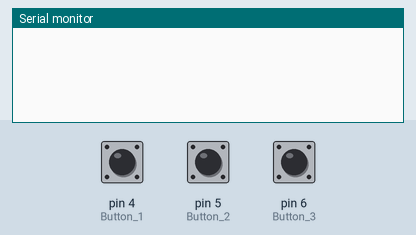
Simulated run of this sketch. Board: Arduino Uno, built with avr-gcc and run on an emulated ATmega328P. Shown: the last lines printed to the serial monitor. The test bench sets the inputs (shaded band); at power-on: pin 4 (Button_1) LOW, pin 5 (Button_2) LOW, pin 6 (Button_3) LOW.

Above: at 1.2 s.
1.3 s: pin 4 (Button_1) pulled HIGH for 0.15 s
At 1.8 s:
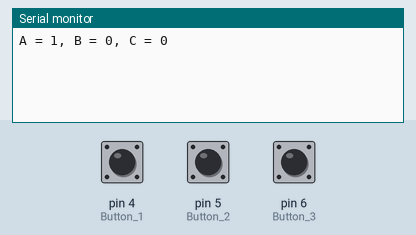
2.9 s: pin 5 (Button_2) pulled HIGH for 0.15 s
At 4.1 s:
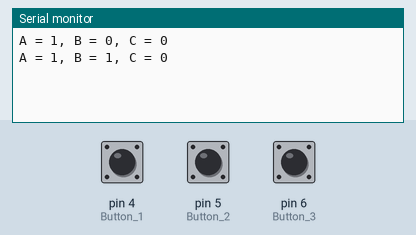
4.5 s: pin 6 (Button_3) pulled HIGH for 0.15 s
At 5.4 s:
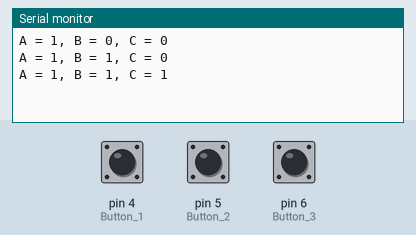
6.1 s: pin 4 (Button_1) pulled HIGH for 1 s
At 7.3 s:
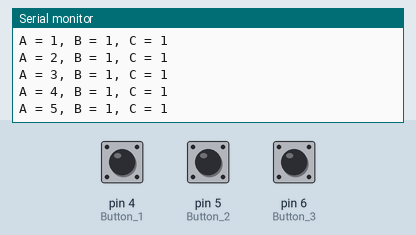
8.6 s: pin 5 (Button_2) pulled HIGH for 1 s
At 10.4 s:
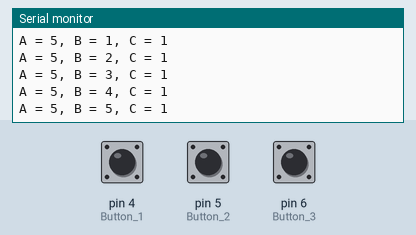
11.1 s: pin 6 (Button_3) pulled HIGH for 1 s
At 12.3 s:
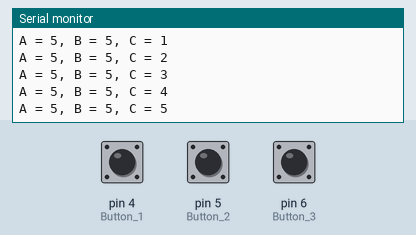
Timing chart, 0 to 14.1 s (numbered marks = the images above; inputs shaded):
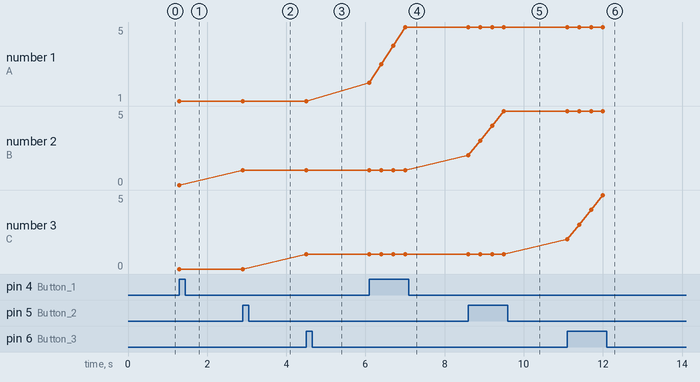

Measured:
- after the input at 1.3 s, the serial monitor: prints a new line at once (image 1)
- after the input at 2.9 s, the serial monitor: prints a new line at once (image 2)
- after the input at 4.5 s, the serial monitor: prints a new line at once (image 3)
- after the input at 6.1 s, the serial monitor: prints a new line at once (image 4)
- after the input at 8.6 s, the serial monitor: prints a new line at once (image 5)
- after the input at 11.1 s, the serial monitor: prints a new line at once (image 6)
- plotted number 1: 1 → 5 after the input at 6.1 s

The sketch:

Push_Button_Counter.ino
```cpp
int Button_1 = 4;
int Button_2 = 5;
int Button_3 = 6;


int countA=0,countB=0,countC=0,countD=0;

void setup()
{
  Serial.begin(9600);
  pinMode(Button_1, INPUT);
  pinMode(Button_2, INPUT);
  pinMode(Button_3, INPUT);

}

void loop()
{
  if(digitalRead(Button_1) != 0)
  {
    countA++;
    printcount();
  }
  else if(digitalRead(Button_2) != 0)
  {
    countB++;
    printcount();
  }
  else if(digitalRead(Button_3) != 0)
  {
    countC++;
    printcount();
  }

}

void printcount()
{
  Serial.print("A = ");
  Serial.print(countA);

  Serial.print(", B = ");
  Serial.print(countB);

  Serial.print(", C = ");
  Serial.print(countC);

  Serial.print('\n');
  delay(300);
}
```
